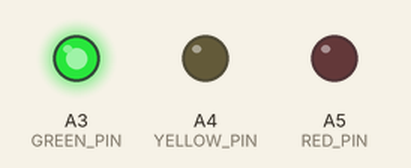
Simulated run of this sketch. Board: Arduino Uno, built with avr-gcc and run on an emulated ATmega328P. Parts: output pins drawn as LEDs (lit = HIGH).

Above: at 0.5 s.
At 1.5 s:
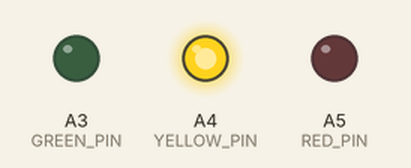
At 5.5 s:
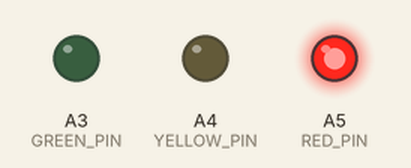
Timing chart, 0 to 6.9 s (numbered marks = the images above):
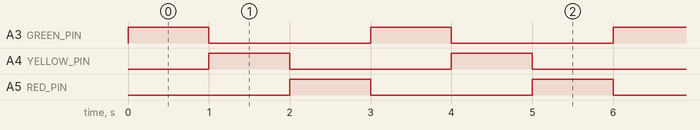

The sketch:

TrafficLight.ino
```cpp
const int RED_PIN = A5;
const int YELLOW_PIN = A4;
const int GREEN_PIN = A3;

void setup() {
  pinMode(RED_PIN, OUTPUT);
  pinMode(YELLOW_PIN, OUTPUT);
  pinMode(GREEN_PIN, OUTPUT);
}

void lightOnly(int pin) {
  digitalWrite(RED_PIN, LOW);
  digitalWrite(YELLOW_PIN, LOW);
  digitalWrite(GREEN_PIN, LOW);
  digitalWrite(pin, HIGH);
  delay(1000);
}

void loop() {
  lightOnly(GREEN_PIN);
  lightOnly(YELLOW_PIN);
  lightOnly(RED_PIN);
}
```

Measured:
- by itself, A3 (GREEN_PIN), A4 (YELLOW_PIN), A5 (RED_PIN): alternates HIGH for 1.0 s and LOW for 2.0 s
- by itself, everything shown: repeats every 3.0 s, in 3 steps
